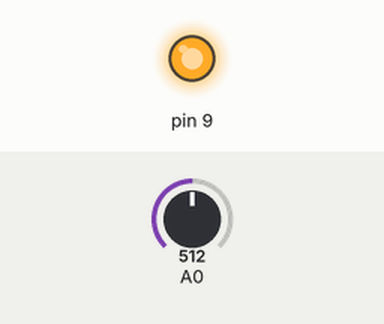
Simulated run of this sketch. Board: Arduino Uno, built with avr-gcc and run on an emulated ATmega328P. On the bench: output pins drawn as LEDs (lit = HIGH). Inputs (shaded band) come from the test bench; at power-on: A0 = 512.

Above: at 1.2 s.
1.3 s: A0 set to 482
At 2.5 s:
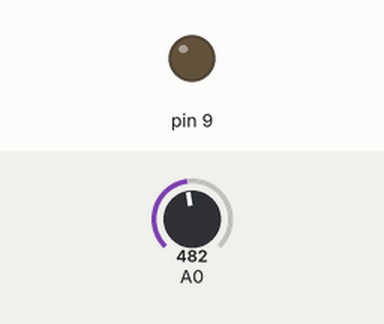
2.8 s: A0 set to 510
At 3.9 s:
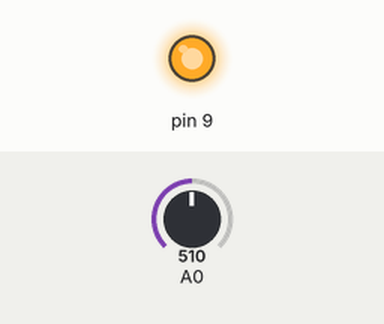
4.3 s: A0 set to 490
At 5.0 s:
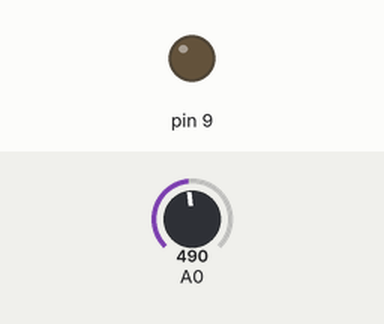
Timing chart, 0 to 7.3 s (numbered marks = the images above; inputs shaded):
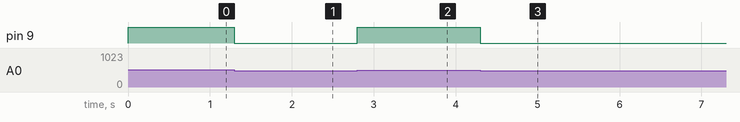

The sketch:

Gas_sensor_alerting1.ino
```cpp
int val = A0; //variable to store sensor value


void setup()
{
  pinMode (9,OUTPUT);
  pinMode (A0,INPUT);
  Serial.begin(9600); // sets the serial port to 9600
}

void loop()
{
  val = analogRead (A0); // read analog input pin 0
  if (val <500 )
  {digitalWrite (9, LOW);}
  else
  {digitalWrite(9, HIGH);}
}
```

Measured:
- the behaviour switches between 500 and 499 on A0 (found by bisection; images 0 and 1)
- after the input at 1.3 s, pin 9: HIGH → LOW at once
- after the input at 2.8 s, pin 9: LOW → HIGH at once
- after the input at 4.3 s, pin 9: HIGH → LOW at once
